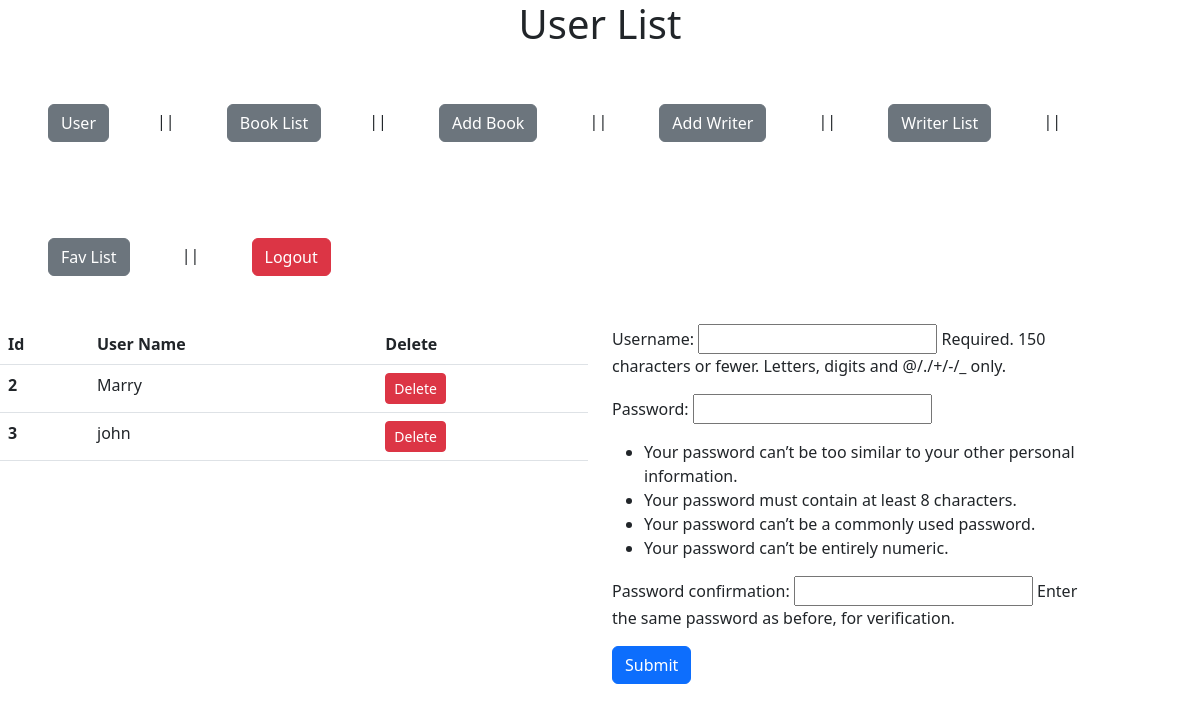
Before: /user/ (signed in) with the older database file.
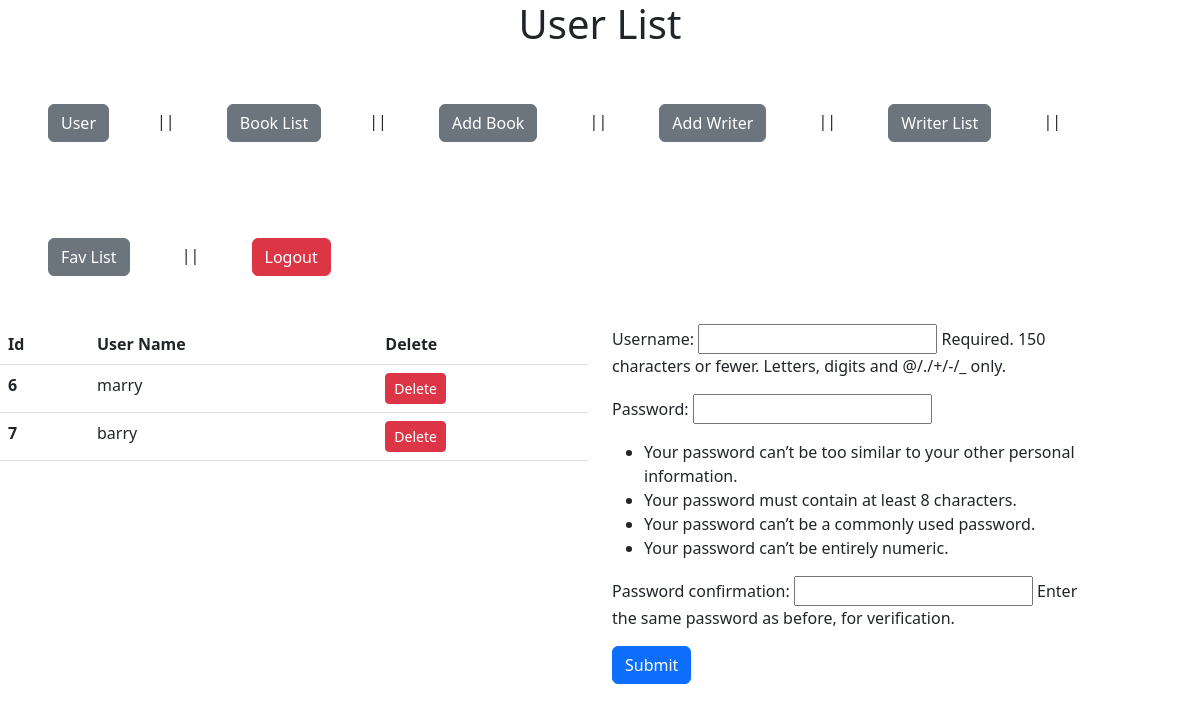
After: the same page with the newer database file.
### book/models.py (models this page shows, shortened)
class Users(models.Model):
    user_name=models.CharField(max_length=20)
    password=models.CharField(max_length=16)

### book/views.py (the view)
# urls.py: path("user/",views.user,name='user'),
@login_required(login_url='login')
def user(request):
    context={'users':Users.objects.all()}
    context['form']=UserCreationForm()
    if request.method == "POST":
        form=UserCreationForm(request.POST)
        if form.is_valid():
            form.save()
        else:
            return render(request, 'user/user.html',{'users':Users.objects.all(),'form':form})
    return render(request, 'user/user.html',context)

### templates/user/user.html (shortened to what this page needs)
{% extends 'main.html' %} {% block context %}
<h1 class="text-center">User List</h1>
{% include 'nav.html' %}
<div class="row">
  <div class="col-6">
    <table class="table">
      <thead>
        <tr>
          <th scope="col">Id</th>
          <th scope="col">User Name</th>
          <th scope="col">Delete</th>
        </tr>
      </thead>
      <tbody>
        {% for user in users %}
        <tr>
          <th scope="row">{{user.id}}</th>
          <td>{{user.user_name}}</td>
          <td>
            <a
              class="btn btn-sm btn-danger"
              href="{% url 'deleteUser' user.id%}"
              >Delete</a
            >
          </td>
        </tr>
        {% endfor %}
      </tbody>
    </table>
  </div>
  <div class="col-5">
    <form action="" method="post">
       {{form.as_p}}
      <button type="submit" class="btn btn-primary">Submit</button>
    </form>
  </div>
</div>
{% endblock context %}

Changed rows visible on the page:
removed Users: id "2", user_name "Marry"
removed Users: id "3", user_name "john"
added Users: id "6", user_name "marry"
added Users: id "7", user_name "barry"
